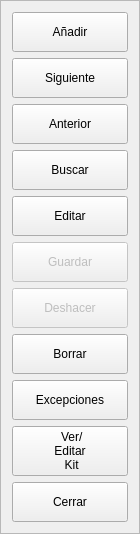
        <widget class="QFrame" name="frame_16">
         <property name="minimumSize">
          <size>
           <width>132</width>
           <height>0</height>
          </size>
         </property>
         <property name="maximumSize">
          <size>
           <width>140</width>
           <height>16777215</height>
          </size>
         </property>
         <property name="frameShape">
          <enum>QFrame::StyledPanel</enum>
         </property>
         <property name="frameShadow">
          <enum>QFrame::Raised</enum>
         </property>
         <layout class="QVBoxLayout" name="verticalLayout">
          <item>
           <widget class="QPushButton" name="botAnadir">
            <property name="minimumSize">
             <size>
              <width>115</width>
              <height>40</height>
             </size>
            </property>
            <property name="maximumSize">
             <size>
              <width>118</width>
              <height>16777215</height>
             </size>
            </property>
            <property name="text">
             <string>Añadir</string>
            </property>
            <property name="icon">
             <iconset resource="../maya.qrc">
              <normaloff>:/Icons/PNG/add.png</normaloff>:/Icons/PNG/add.png</iconset>
            </property>
            <property name="iconSize">
             <size>
              <width>24</width>
              <height>24</height>
             </size>
            </property>
           </widget>
          </item>
          <item>
           <widget class="QPushButton" name="botSiguiente">
            <property name="minimumSize">
             <size>
              <width>115</width>
              <height>40</height>
             </size>
            </property>
            <property name="maximumSize">
             <size>
              <width>118</width>
              <height>16777215</height>
             </size>
            </property>
            <property name="text">
             <string>Siguiente</string>
            </property>
            <property name="icon">
             <iconset resource="../maya.qrc">
              <normaloff>:/Icons/PNG/Next.png</normaloff>:/Icons/PNG/Next.png</iconset>
            </property>
            <property name="iconSize">
             <size>
              <width>24</width>
              <height>24</height>
             </size>
            </property>
           </widget>
          </item>
          <item>
           <widget class="QPushButton" name="botAnterior">
            <property name="minimumSize">
             <size>
              <width>115</width>
              <height>40</height>
             </size>
            </property>
            <property name="maximumSize">
             <size>
              <width>118</width>
              <height>16777215</height>
             </size>
            </property>
            <property name="text">
             <string>Anterior</string>
            </property>
            <property name="icon">
             <iconset resource="../maya.qrc">
              <normaloff>:/Icons/PNG/Previous.png</normaloff>:/Icons/PNG/Previous.png</iconset>
            </property>
            <property name="iconSize">
             <size>
              <width>24</width>
              <height>24</height>
             </size>
            </property>
           </widget>
          </item>
          <item>
           <widget class="QPushButton" name="btnBuscar">
            <property name="minimumSize">
             <size>
              <width>0</width>
              <height>40</height>
             </size>
            </property>
            <property name="text">
             <string>Buscar</string>
            </property>
            <property name="icon">
             <iconset resource="../maya.qrc">
              <normaloff>:/Icons/PNG/search.png</normaloff>:/Icons/PNG/search.png</iconset>
            </property>
            <property name="iconSize">
             <size>
              <width>24</width>
              <height>24</height>
             </size>
            </property>
           </widget>
          </item>
          <item>
           <widget class="QPushButton" name="botEditar">
            <property name="minimumSize">
             <size>
              <width>115</width>
              <height>40</height>
             </size>
            </property>
            <property name="maximumSize">
             <size>
              <width>118</width>
              <height>16777215</height>
             </size>
            </property>
            <property name="text">
             <string>Editar</string>
            </property>
            <property name="icon">
             <iconset resource="../maya.qrc">
              <normaloff>:/Icons/PNG/edit.png</normaloff>:/Icons/PNG/edit.png</iconset>
            </property>
            <property name="iconSize">
             <size>
              <width>24</width>
              <height>24</height>
             </size>
            </property>
           </widget>
          </item>
          <item>
           <widget class="QPushButton" name="botGuardar">
            <property name="enabled">
             <bool>false</bool>
            </property>
            <property name="minimumSize">
             <size>
              <width>115</width>
              <height>40</height>
             </size>
            </property>
            <property name="maximumSize">
             <size>
              <width>118</width>
              <height>16777215</height>
             </size>
            </property>
            <property name="text">
             <string>Guardar</string>
            </property>
            <property name="icon">
             <iconset resource="../maya.qrc">
              <normaloff>:/Icons/PNG/Save.png</normaloff>:/Icons/PNG/Save.png</iconset>
            </property>
            <property name="iconSize">
             <size>
              <width>24</width>
              <height>24</height>
             </size>
            </property>
           </widget>
          </item>
          <item>
           <widget class="QPushButton" name="botDeshacer">
            <property name="enabled">
             <bool>false</bool>
            </property>
            <property name="minimumSize">
             <size>
              <width>115</width>
              <height>40</height>
             </size>
            </property>
            <property name="maximumSize">
             <size>
              <width>118</width>
              <height>16777215</height>
             </size>
            </property>
            <property name="text">
             <string>Deshacer</string>
            </property>
            <property name="icon">
             <iconset resource="../maya.qrc">
              <normaloff>:/Icons/PNG/undo.png</normaloff>:/Icons/PNG/undo.png</iconset>
            </property>
            <property name="iconSize">
             <size>
              <width>24</width>
              <height>24</height>
             </size>
            </property>
           </widget>
          </item>
          <item>
           <widget class="QPushButton" name="botBorrar">
            <property name="minimumSize">
             <size>
              <width>115</width>
              <height>40</height>
             </size>
            </property>
            <property name="maximumSize">
             <size>
              <width>118</width>
              <height>16777215</height>
             </size>
            </property>
            <property name="text">
             <string>Borrar</string>
            </property>
            <property name="icon">
             <iconset resource="../maya.qrc">
              <normaloff>:/Icons/PNG/Delete.png</normaloff>:/Icons/PNG/Delete.png</iconset>
            </property>
            <property name="iconSize">
             <size>
              <width>24</width>
              <height>24</height>
             </size>
            </property>
           </widget>
          </item>
          <item>
           <widget class="QPushButton" name="btnExcepciones_3">
            <property name="minimumSize">
             <size>
              <width>0</width>
              <height>40</height>
             </size>
            </property>
            <property name="text">
             <string>Excepciones</string>
            </property>
            <property name="icon">
             <iconset resource="../maya.qrc">
              <normaloff>:/Icons/PNG/excepciones.png</normaloff>:/Icons/PNG/excepciones.png</iconset>
            </property>
            <property name="iconSize">
             <size>
              <width>24</width>
              <height>24</height>
             </size>
            </property>
           </widget>
          </item>
          <item>
           <widget class="QPushButton" name="btnKit">
            <property name="minimumSize">
             <size>
              <width>0</width>
              <height>40</height>
             </size>
            </property>
            <property name="text">
             <string> Ver/
Editar
 Kit</string>
            </property>
            <property name="icon">
             <iconset resource="../maya.qrc">
              <normaloff>:/Icons/PNG/kits.png</normaloff>:/Icons/PNG/kits.png</iconset>
            </property>
            <property name="iconSize">
             <size>
              <width>24</width>
              <height>24</height>
             </size>
            </property>
           </widget>
          </item>
          <item>
           <widget class="QPushButton" name="btn_cerrar">
            <property name="minimumSize">
             <size>
              <width>115</width>
              <height>40</height>
             </size>
            </property>
            <property name="text">
             <string>Cerrar</string>
            </property>
            <property name="icon">
             <iconset resource="../maya.qrc">
              <normaloff>:/Icons/PNG/Exit.png</normaloff>:/Icons/PNG/Exit.png</iconset>
            </property>
            <property name="iconSize">
             <size>
              <width>24</width>
              <height>24</height>
             </size>
            </property>
           </widget>
          </item>
         </layout>
        </widget>
